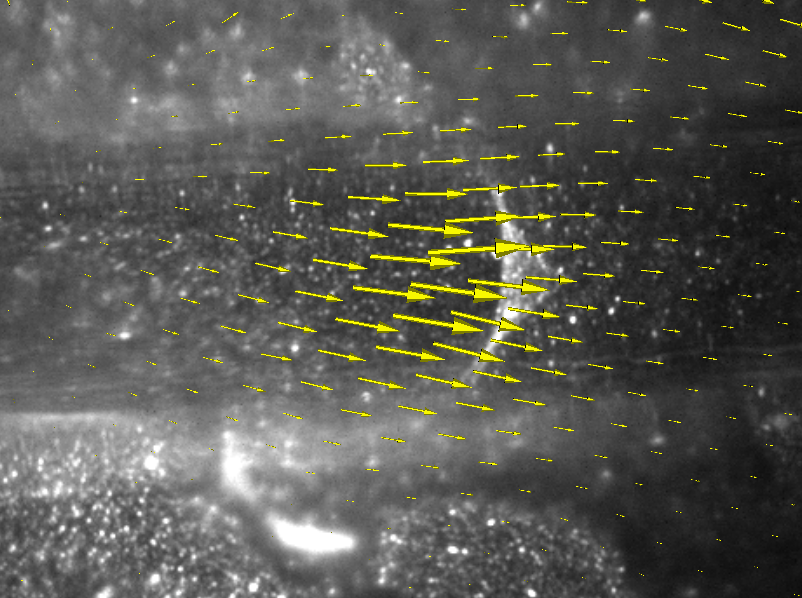
%> input picture fibrin-clg-0225.png, 802 x 598 px
$ octave --eval "result = harris2(rgb2gray(imread('../fibrin-clg-0225.png')));"   (GNU Octave 9; MATLAB toolbox functions it lacks are replaced by stand-ins)
%> lines starting %> are read from the running program, lines starting %| are printed output that depends on the picture
% corner detector
%
function c=harris2(I,target)

if (nargin==1)
    target = 1000;
end

% I=double(rgb2gray(I));
[h,w]=size(I);
%> h = 598; w = 802
tiles=round((w+h)/30);
%> tiles = 47

Ix=filter2([1 2 1; 0 0 0; -1 -2 -1],I);
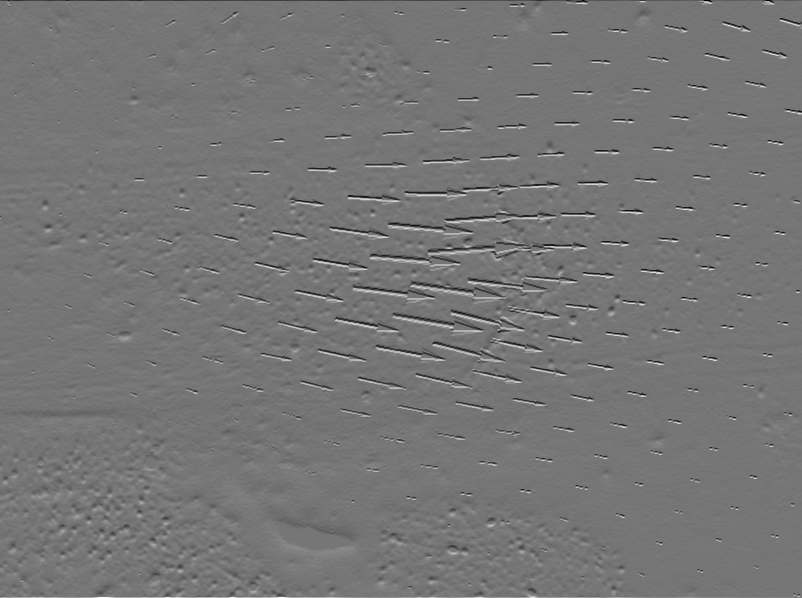
%> Ix: size 598x802 double; min -880, max 1020, mean 0; drawn with min black and max white
Iy=filter2([1 0 -1; 2 0 -2; 1 0 -1],I);

Ixx=Ix.*Ix;
Ixy=Ix.*Iy;
Iyy=Iy.*Iy;
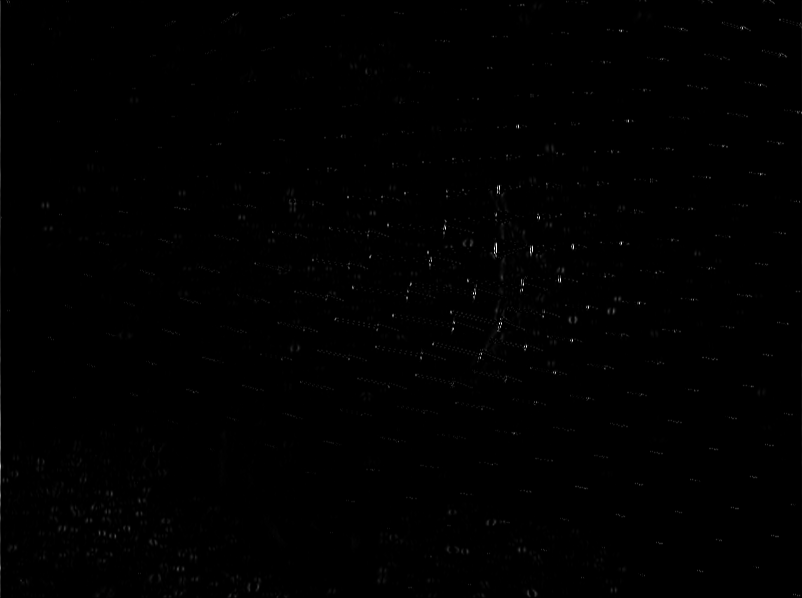
%> Iyy: size 598x802 double; min 0, max 817216, mean 2727; drawn with min black and max white

G=fspecial('gaussian',5,0.7);

GIxx=filter2(G,Ixx);
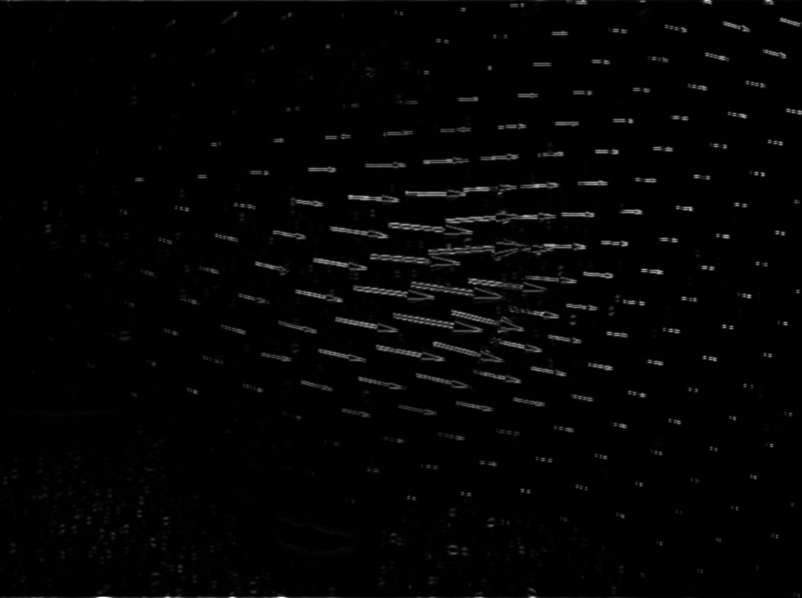
%> GIxx: size 598x802 double; min 0, max 592540.6, mean 8785.2; drawn with min black and max white
GIxy=filter2(G,Ixy);
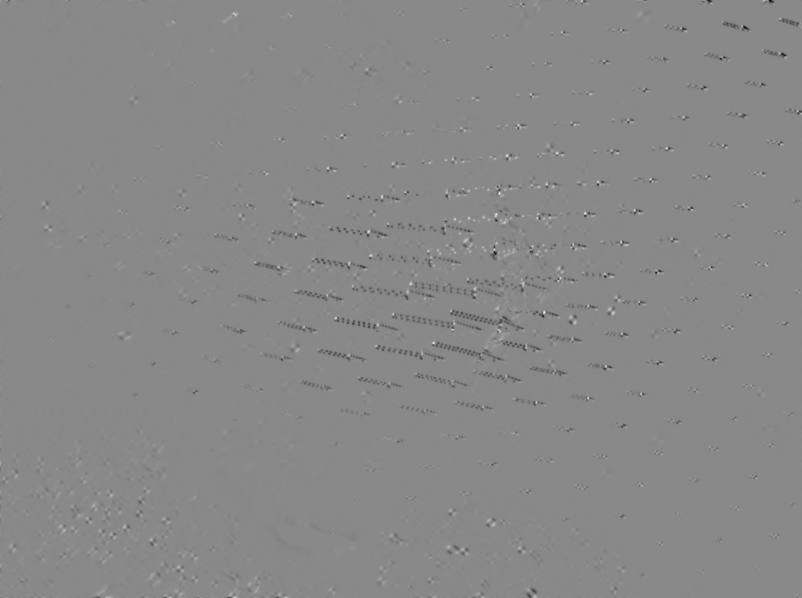
%> GIxy: size 598x802 double; min -192044.1, max 165311.8, mean -514.9; drawn with min black and max white
GIyy=filter2(G,Iyy);

R=(GIxx.*GIyy-GIxy.*GIxy)-0.04*(GIxx+GIyy).^2;
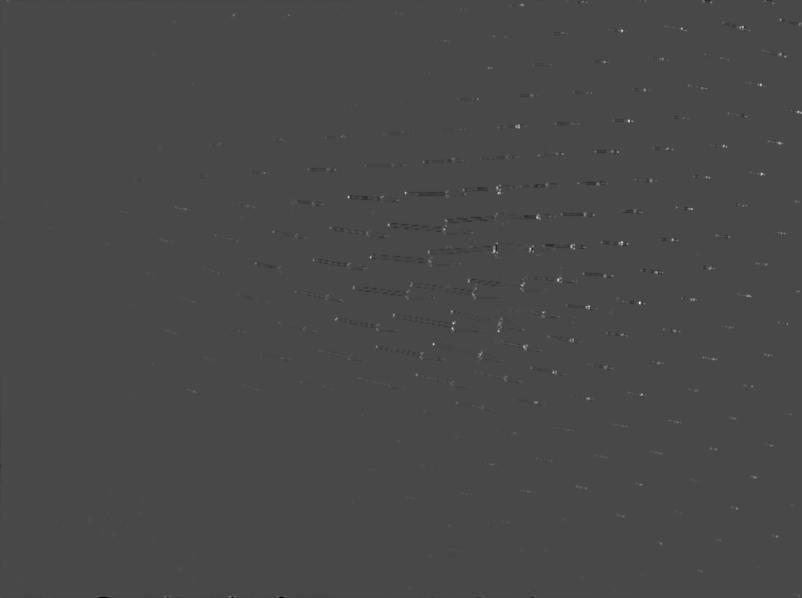
%> R: size 598x802 double; min -1.4e+10, max 3.56e+10, mean 20072770.2; drawn with min black and max white

ii=2:h-1;
%> ii = 596 values from 2 to 597
jj=2:w-1;
%> jj = 800 values from 2 to 801

M(ii,jj)=(R(ii,jj)>R(ii+1,jj-1)).*(R(ii,jj)>R(ii+1,jj)).*(R(ii,jj)>R(ii+1,jj+1)).*(R(ii,jj)>R(ii,jj-1)).*(R(ii,jj)>R(ii,jj+1)).*(R(ii,jj)>R(ii-1,jj-1)).*(R(ii,jj)>R(ii-1,jj)).*(R(ii,jj)>R(ii-1,jj+1));
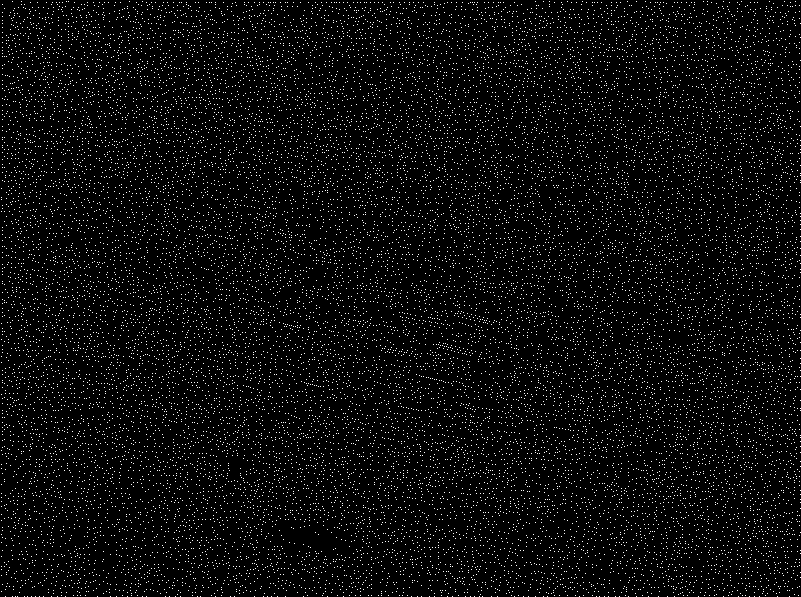
%> M: size 597x801 double; values 0 (black) and 1 (white), 4.2% white in thin lines or dots
M(h,w)=0;
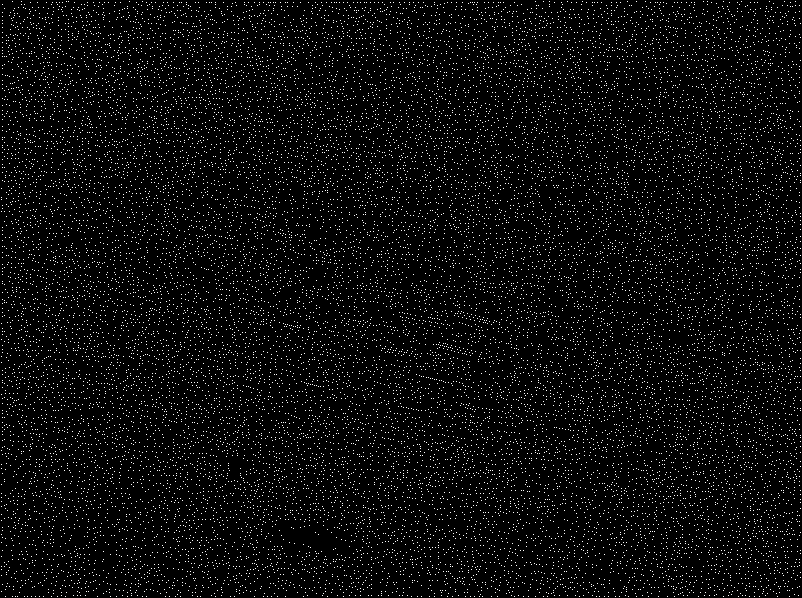
%> M: size 598x802 double; values 0 (black) and 1 (white), 4.2% white in thin lines or dots

RM=R.*M;

[cx,cy,r]=find(RM);
%> cx = 19939 values from 2 to 597; cy = 19939 values from 2 to 801; r = 19939 values from -2.34e+09 to 3.56e+10

[tmp,i]=sort(r);
cutoff = min(target-1, length(i));
%> cutoff = 999
it=i(length(i):-1:length(i)-cutoff);
%> it = 1000 values, max 19885 at index 133, min 11 at index 947, mean 12154.1

ncorners=length(it)
%> ncorners = 1000

% clf;
% colormap('gray')
% imagesc(I); hold on;
% plot(cy(it),cx(it),'x')

c=[cx(it) cy(it)];
%> c = 1000 rows, first 12: [303 640; 324 454; 174 762; 121 629; 329 453; 345 434; 280 559; 243 623; 252 495; 194 499; 31 622; 332 499]
%> `result = harris2(rgb2gray(imread('../fibrin-clg-0225.png')));`: result has the same summary as c in harris2
